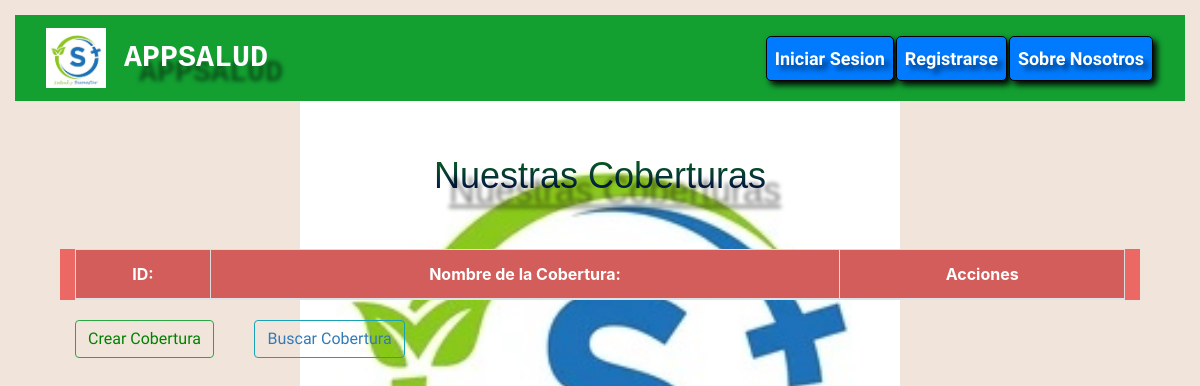
Before: /coberturas/ with the older database file.
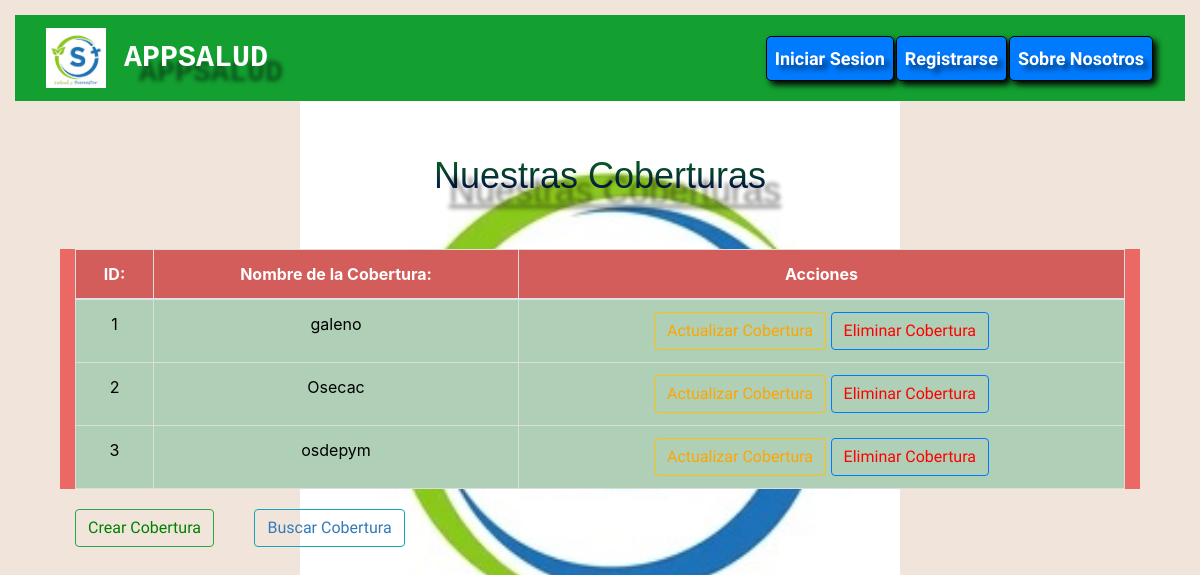
After: the same page with the newer database file.
### AppSalud/models.py (models this page shows, shortened)
class Cobertura(models.Model):
    nombre_cobertura = models.CharField(max_length=100)

### AppSalud/views.py (the view)
# urls.py: path('coberturas/', views.mostrar_coberturas, name='Coberturas'),
def mostrar_coberturas(request):
    cobertura = Cobertura.objects.all()
    context = {'cobertura': cobertura}
    return render(request, 'AppSalud/cobertura.html', context=context)

### AppSalud/Templates/AppSalud/cobertura.html (shortened to what this page needs)
{% extends "AppSalud/base.html" %}
{% load static %}
{% block codigoDinamico %}
<div class="container">
<body style='background-color: #f1e5db;'>
    <div class="container">
        <br>
        <h1><u>Nuestras Coberturas</u></h1>
        <br>
        <div class="container" style="background-color:#eb6864;">
            <table class="table table-active text-center">
                <thead>
                    <tr>
                        <th scope="col">ID:</th>
                        <th scope="col">Nombre de la Cobertura:</th>
                        <th scope="col">Acciones</th>
                    </tr>
                </thead>
                <tbody>
                    {% for cobertura in cobertura %}
                    <tr class="table-success text-center">
                        <td> {{cobertura.id}} </td>
                        <td> {{cobertura.nombre_cobertura}} </td>
                        <td>
                            <button type="button" class="btn btn-outline-warning">
                                <a href="{% url 'Actualizar_Coberturas' id_cobertura=cobertura.id %}" style='color: orange;'>Actualizar Cobertura</a>
                            </button>
                            <button type="button" class="btn btn-outline-primary">
                                <a href="{% url 'Eliminar_Coberturas' id_cobertura=cobertura.id %}" style='color: red;'>Eliminar Cobertura</a>
                            </button>
                        </td>
                    </tr>
                    {% endfor %}
                </tbody>
            </table>
        </div>
        <div class="container">
            <button type="button" class="btn btn-outline-success">
                <a href="{% url 'Crear_Coberturas' %}" style='color: green;'>Crear Cobertura</a>
            </button>
            <button type="button" class="btn btn-outline-info">
                <a href="{% url 'Buscar_Coberturas' %}" style='color: #337ab7;'>Buscar Cobertura</a>
            </button>
        </div>
    </div>
</body>
{% endblock %}

Changed rows visible on the page:
added Cobertura: id "1", nombre_cobertura "galeno"
added Cobertura: id "2", nombre_cobertura "Osecac"
added Cobertura: id "3", nombre_cobertura "osdepym"
